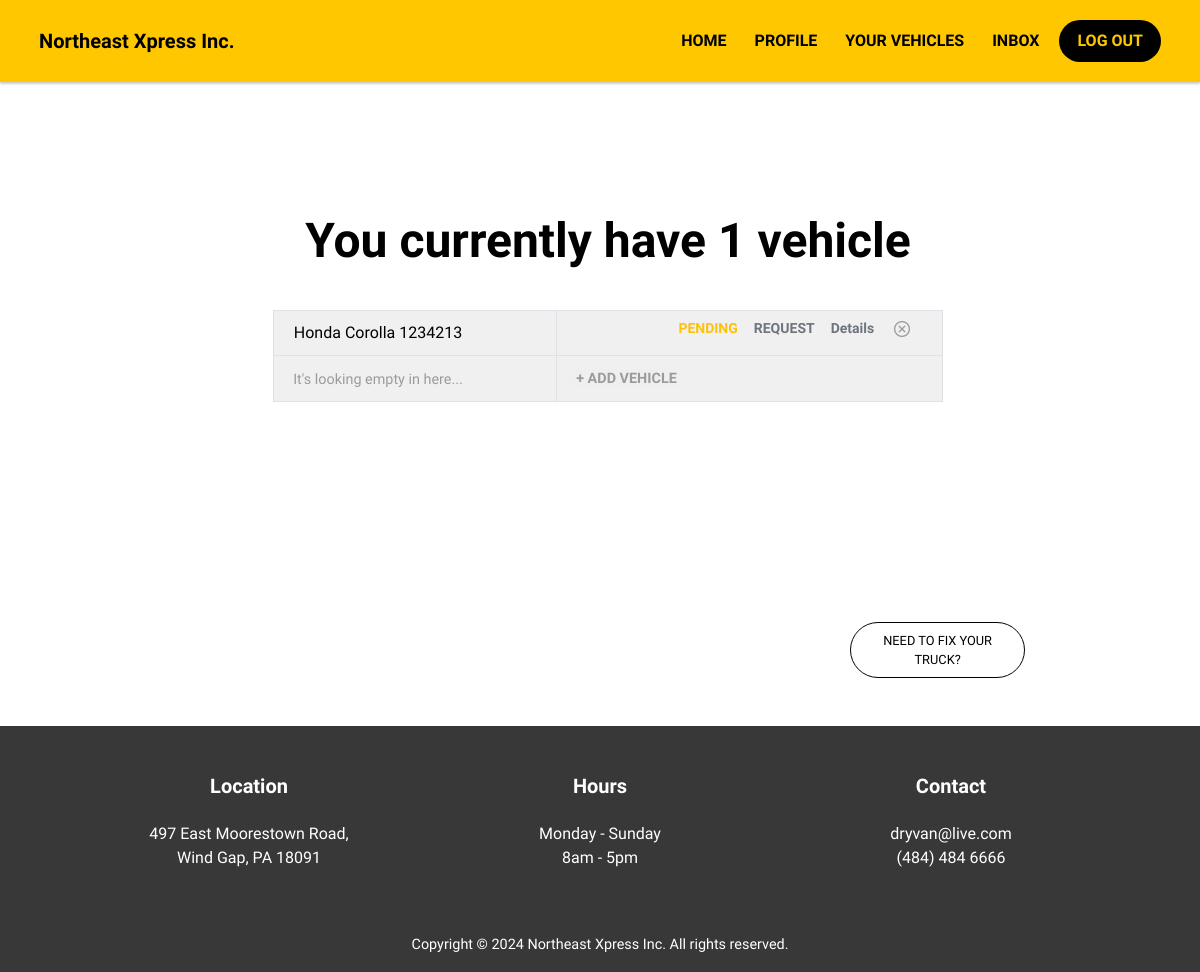
/vehicles.php (signed in), run on the app's committed database.
### tables this page shows
CREATE TABLE `vehicles` (
  `id` int NOT NULL,
  `vehicleType` enum('Truck','Trailer') NOT NULL,
  `companyName` varchar(255) NOT NULL,
  `truckNumber` varchar(50) NOT NULL,
  `truckMake` varchar(100) NOT NULL,
  `truckPlateNumber` varchar(50) NOT NULL,
  `DOTNumber` varchar(50) NOT NULL,
  `MCNumber` varchar(50) NOT NULL,
  `insurancePolicyNumber` varchar(50) NOT NULL,
  `insurancePolicyExpirationDate` date NOT NULL,
  `federalInspectionExpirationDate` date NOT NULL,
  `stateInspectionExpirationDate` date NOT NULL,
  `approved` tinyint(1) DEFAULT '0',
  `createdAt` timestamp NULL DEFAULT CURRENT_TIMESTAMP,
  `UserID` int DEFAULT NULL
);

### includes/db_conn.php (called while the page is built, shortened)
<?php
function isLoggedIn()
{
    return isset($_SESSION['UserID']);
}
function isUser()
{
    return (isLoggedIn() && isset($_SESSION['Role']) && $_SESSION['Role'] === 'user');
}

### vehicles.php (the view, shortened to what this page needs)
<?php
require './includes/db_conn.php';
$UserID = $_SESSION['UserID'];
?>
<html lang="en">
    <head>
        <link rel="stylesheet" href="https://cdnjs.cloudflare.com/ajax/libs/font-awesome/6.5.2/css/all.min.css"
 />
        <link rel="stylesheet" href="https://cdn.jsdelivr.net/npm/bootstrap@4.3.1/dist/css/bootstrap.min.css"
>
        <link rel="stylesheet" href="assets/css/style.css">
    </head>
    <body>
        <?php include './includes/navbar.php'; ?>
        <div class="container-fluid your-vehicles" id="addVehicleButtonContainer">
            <div class="row">
                <div class="col-sm-12 text-center vehicles">
                    <h2></h2>
                </div>
                <div class="col-sm-12 col-md-12 col-lg-7 m-auto vehicles">
                    <div class="row" x-show="isFormVisible" @click.away="closeForm()">
                        <div class="col">
                            <table id="tvehicle" class="table table-bordered table-sm">
                                <tbody id="tbody">
                                    <?php
                                    $vehiclesHTML = '';
                                    if (isAdmin()) {
                                        $sql = "SELECT * FROM vehicles";
                                    } else {
                                        $sql = "SELECT * FROM vehicles WHERE UserID = $UserID";
                                    }
                                    $result = $conn->query($sql);
                                    if ($result->num_rows > 0) {
                                        while ($row = $result->fetch_assoc()) {
                                            $vehiclesHTML .= '<tr><td><div class="container-fluid vtable" id="inputvehicle"><div class="row"><div class="col-sm-12 vtabletext">';
                                            $vehiclesHTML .= '<p class="vehicleDescription">' . $row['companyName'] . ' ' . $row['truckMake'] . ' ' . $row['truckPlateNumber'] . '</p>';
                                            $vehiclesHTML .= '</div></td><td><div class="col-sm-12 text-right vtableicon v-table-right">';
                                            if ($row['approved'] == 1) {
                                                $status = '<b class="text-success mr-2">APPROVED</b>';
                                            } else if ($row['approved'] == 2) {
                                                $status = '<b class="text-danger mr-2">DECLINED</b>';
                                            } else {
                                                $status = '<b class="text-warning mr-2">PENDING</b>';
                                            }
                                            $vehiclesHTML .= $status;
                                            if (isUser()) {
                                                $remindBtn = '<span class="request font-weight-bold text-secondary cursor-pointer mx-2" data-id="' . $row['id'] . '">REQUEST</span>';
                                                $vehiclesHTML .= '<input class="datePicker d-none" type="date">' . $remindBtn;
                                            }
                                            $vehiclesHTML .= '<a href="vehicle-details.php?id=' . $row['id'] . '" class="font-weight-bold mx-2 text-secondary">Details</a>';
                                            $vehiclesHTML .= '<a href="?delete=' . $row['id'] . '" class="remove-vehicle-btn btn"><img src="assets/img/delete-button.png" alt="bin icon"></a>';
                                            $vehiclesHTML .= '</div></div></div></td></tr>';
                                        }
                                    } else {
                                        $vehiclesHTML = '<p>No vehicles found.</p>';
                                    }
                                    echo $vehiclesHTML;
                                    ?>
                                <tfoot>
                                    <tr>
                                        <td class="text-right">
                                            <span id="placeholder">It's looking empty in here...</span>
                                        </td>
                                        <td><button onclick="openFormVehicle();" type="button" class="add-vehicle-btn"
                                                id="add-vehicle-btn">+ Add Vehicle</button></td>
                                    </tr>
                                </tfoot>
                        </div>
                    </div>
                </div>
        <?php
        if (isUser()) {
            ?>
            <div class="container-fluid fix">
                <div class="row justify-content-end">
                    <div class="col-auto" id="fixTruckButton">
                        <button onclick="openForm()" class="fix-truck-button">Need to fix your<br>truck?</button>
                    </div>
                </div>
            </div>
            <?php
        }
        ?>
        <div id="contact" class="container-fluid m-0 footer">
            <div class="row justify-content-center red">
                <div class="col-md-4 text-center">
                    <h4>Location</h4>
                    <p>497 East Moorestown Road, <br>Wind Gap, PA 18091</p>
                </div>
                <div class="col-md-4 text-center">
                    <h4>Hours</h4>
                    <p>Monday - Sunday<br>8am - 5pm</p>
                </div>
                <div class="col-md-4 text-center">
                    <h4>Contact</h4>
                    <p>dryvan@live.com<br>
                        <a href="tel:+14844846666"> (484) 484 6666 </a>
                    </p>
                </div>
            </div>
        </div>
        <div class="container-fluid m-0 justify-content-center copyright">
            <div class="row">
                <div class="col">
                    <p> Copyright &copy; 2024 Northeast Xpress Inc. All rights reserved. </p>
                </div>
            </div>
        </div>
    </body>
</html>

### assets/css/style.css (style rules this page uses)
body { font-family: "Work Sans", sans-serif; font-style: normal; scroll-behavior: smooth; overflow-x: hidden; }
.container-fluid { margin: .75rem .5rem; }
.your-vehicles { padding-bottom: 12rem; }
.vehicles h2 { margin-top: 25vh; }
.add-vehicle-btn { background-color: none; border: none; border-radius: 50px; font-weight: 600; text-transform: uppercase; font-size: .9rem; margin: .5rem; color: #9b9b9b; transition: color 0.1s ease; }
#placeholder { margin-top: .6rem; margin-left: .9rem; font-weight: 500; font-size: .9rem; color: #9b9b9b; float: left; }
#tbody tr { background-color: #f0f0f0; }
.vtable { margin: .5rem auto; }
.vtabletext p { display: flex; text-align: left; margin: 0; color: #000000; font-size: 1rem; font-weight: 500; text-transform: normal; }
#tvehicle { background-color: #f0f0f0; border-collapse: collapse; }
.vehicles h2, .profile h2 { display: flex; justify-content: center; align-items: center; font-weight: 700; font-size: 3rem; color: #000000; padding-bottom: 2rem; }
.remove-vehicle-btn, .remove-vehicle-btn:active, .remove-vehicle-btn:focus { border: none; outline: none; }
.remove-vehicle-btn img { height: 1rem; width: auto; }
.vehicles p { font-weight: 400; text-align: center; }
.fix { margin: auto; }
.fix-truck-button { display: flex; margin-bottom: 3rem; font-size: .8rem; font-weight: 500; border: 1px solid #000000; border-radius: 50px; padding: .5rem 2rem; background-color: #FFFFFF; text-transform: uppercase; }
.footer { display: flex; align-items: center; justify-content: space-evenly; min-height: 25vh; background-color: #383838; }
.red { width: 90%; padding: 2rem 0; }
.red .text-center { padding: 1rem 0; }
.red h4 { color: #ffffff; font-weight: 600; font-size: 1.25rem; padding-bottom: 1rem; }
.red p { color: #ffffff; font-weight: 500; }
.red a { color: #ffffff; }
.copyright { background-color: #383838; color: #FFFFFF; padding: 0; display: flex; justify-content: center; align-items: center; font-size: .9rem; }
.v-table-right { font-size: 14px !important; }
.cursor-pointer { cursor: pointer; }
@media (min-width: 992px) { .fix-truck-button { margin-right: 10rem; } }

### data on the page
vehicles: companyName "Honda", truckMake "Corolla", truckPlateNumber "1234213", approved "PENDING"
